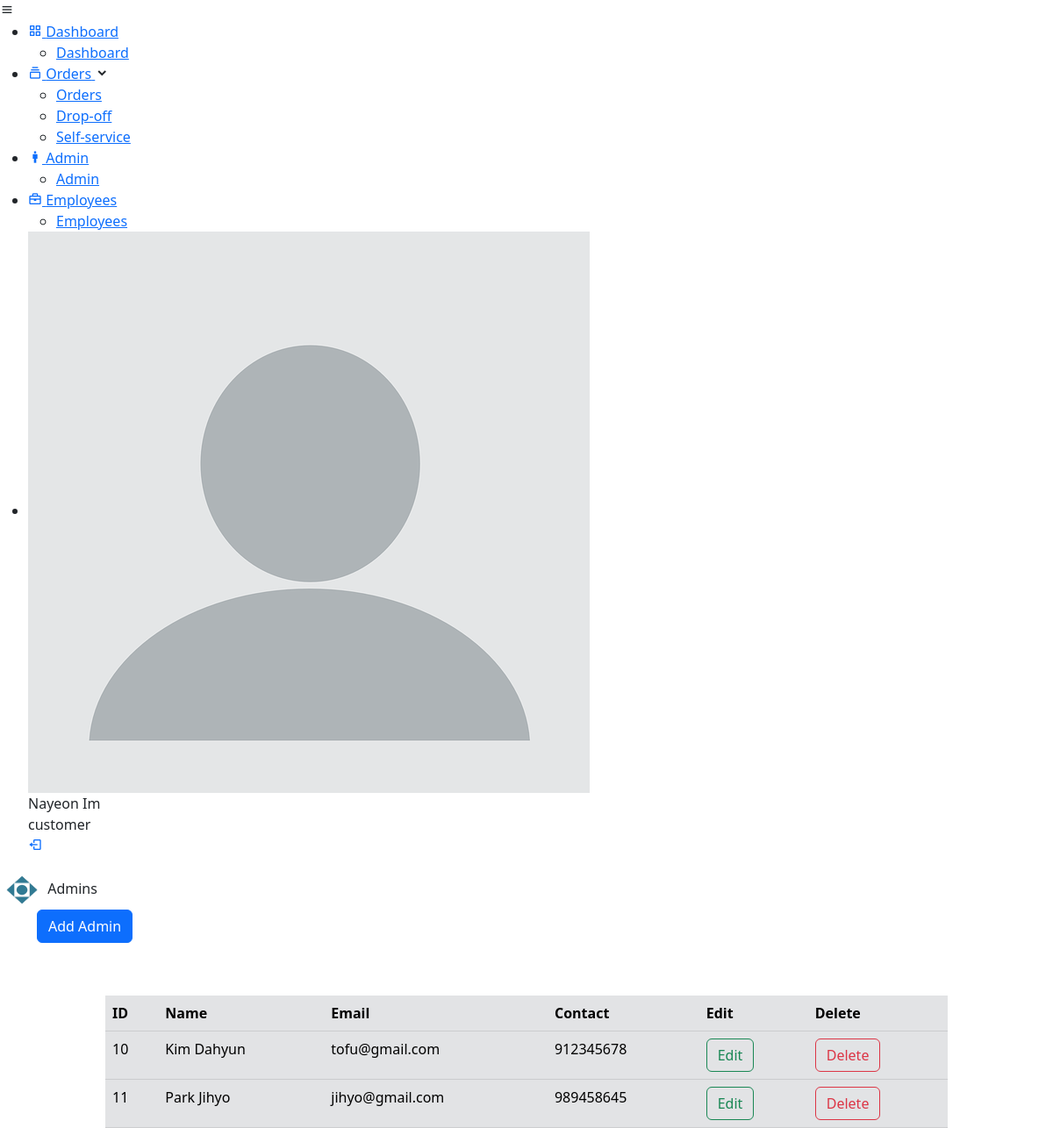
Page /admin/admins.php (signed in) on the committed database.
### tables this page shows
CREATE TABLE `users` (
  `userId` int(11) NOT NULL,
  `name` varchar(100) DEFAULT NULL,
  `email` varchar(50) DEFAULT NULL,
  `password` varchar(50) DEFAULT NULL,
  `contactNo` int(11) DEFAULT NULL,
  `role` varchar(10) DEFAULT NULL
);

### admin/admins.php (the view, shortened to what this page needs)
<?php include('partials/adminDashboard.php'); ?>
<section class="home-section">
    <div class="home-content">
      <img src="../img\pashlogo.png"  width="50" height="45">
      <span class="text">Admins</span>
    </div>
    <div class="container-sm">
        <button type="button" class="btn btn-primary" data-bs-toggle="modal" data-bs-target="#addModal" s>
            Add Admin
        </button>
    </div>
<div class="table-responsive" style="margin-top: 5%" id="tables">
    <table class="table table-secondary table-hover" id="admins">
        <thead class="thead-dark">
        <tr>
            <th>ID</th>
            <th>Name</th>
            <th>Email</th>
            <th>Contact</th>
            <th>Edit</th>
            <th>Delete</th>
        </tr>
        </thead>
        <tbody>
        <?php
        $adminRole = 'Admin';
        $userSql = "SELECT * FROM users WHERE role = '$adminRole'";
        $userResult = mysqli_query($conn, $userSql);
        if ($userResult && mysqli_num_rows($userResult) > 0) {
            while ($row = mysqli_fetch_assoc($userResult)) {
                ?>
                <tr>
                    <td><?php echo $row['userId']; ?></td>
                    <td><?php echo $row['name']; ?></td>
                    <td><?php echo $row['email']; ?></td>
                    <td><?php echo $row['contactNo']; ?></td>
                    <td>
                        <form action="adminEdit.php" method="post">
                            <button class="btn btn-outline-success" name="edit-btn" data-bs-toggle="modal"
                                    data-id="<?php echo $row['userId']; ?>">Edit</button>
                        </form>
                    </td>
                    <td>
                        <form action="adminProcess.php" method="post">
                            <button class="btn btn-outline-danger" name="delete-btn">Delete</button>
                        </form>
                    </td>
                </tr>
            <?php
            }
        } else {
            echo "<tr><td colspan='4'>No Admin Accounts Found</td></tr>";
        }
        ?>
        </tbody>
    </table>
</div>
</section>

### admin/partials/adminDashboard.php (shortened to what this page needs)
<!DOCTYPE html>
<html lang="en">
  <head>
    <link rel="stylesheet" href="admin.scss" />
    <link rel="stylesheet" href="../css/admin.css"/>
    <link href="https://unpkg.com/boxicons@2.1.2/css/boxicons.min.css" rel="stylesheet"/>
    <link rel="stylesheet" href="../bootstrap/css/bootstrap.css">
  </head>
  <body>
  <div class="sidebar close">
    <div class="logo-details">
        <i class='bx bx-menu' ></i>
    </div>
    <ul class="nav-links">
      <li>
        <a href="dashboard.php">
          <i class='bx bx-grid-alt'></i>
          <span class="link_name">Dashboard</span>
        </a>
        <ul class="sub-menu blank">
          <li><a class="link_name" href="dashboard.php">Dashboard</a></li>
        </ul>
      </li>
      <li>
        <div class="iocn-link">
          <a href="orders.php">
            <i class='bx bx-collection' ></i>
            <span class="link_name">Orders</span>
          </a>
          <i class='bx bxs-chevron-down arrow' ></i>
        </div>
        <ul class="sub-menu">
          <li><a class="link_name" href="orders.php">Orders</a></li>
          <li><a href="#dropoff">Drop-off</a></li>
          <li><a href="#selfservice">Self-service</a></li>
        </ul>
      </li>
      <li>
        <a href="admins.php">
        <i class=" bx bx-male"></i>
          <span class="link_name">Admin</span>
        </a>
        <ul class="sub-menu">
          <li><a class="link_name" href="admins.php">Admin</a></li>
        </ul>
      </li>
      <li>
        <a href="employees.php">
          <i class='bx bx-briefcase' ></i>
          <span class="link_name">Employees</span>
        </a>
        <ul class="sub-menu">
          <li><a class="link_name" href="employees.php">Employees</a></li>
        </ul>
      </li>
    <li>
    <div class="profile-details">
      <div class="profile-content">
        <img src="../img/image-profile.png" alt="profileImg">
      </div>
      <div class="name-job">
      <?php
          include "../dbconn.php";
          if (isset($_SESSION['userId'])) {
            $userId = $_SESSION['userId'];
            $sql = "SELECT * FROM users WHERE userId = $userId";
            $result = mysqli_query($conn, $sql);
            if (mysqli_num_rows($result) === 1) {
              $row = mysqli_fetch_assoc($result);
              ?>
              <div class="profile_name"><?php echo $row['name']; ?></div>
              <div class="job"><?php echo $row['role']; ?></div>
              </div>
              <a href="adminLogout.php" class="logout-link">
                <i class='bx bx-log-out' role="button"></i>
              </a>
              </div>
              <?php
            }
          }
      ?>
</ul>
</div>
</body>
</html>

### css/admin.css (style rules this page uses)
#tables { width: 80%; border-collapse: collapse; margin-left: 10%; }

### rows in the picture
users: name "Nayeon Im", role "customer"
users: userId "10", name "Kim Dahyun", email "tofu@gmail.com", contactNo "912345678"
users: userId "11", name "Park Jihyo", email "jihyo@gmail.com", contactNo "989458645"
